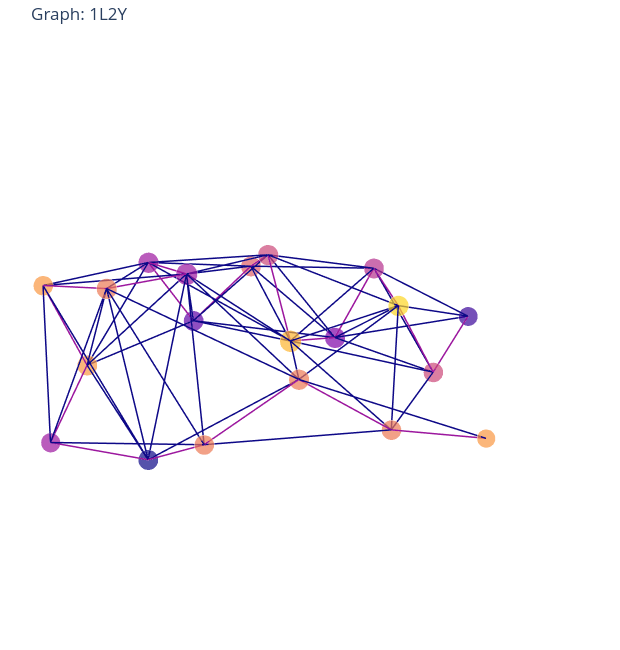

Write notebook code for a chart like this one.
### Code cell
protein= Protein.from_pdb_code("1L2Y")
protein.visualize_protein_graph()
x, edge_index, edge_attr, pos = protein.get_pyg_graph()

print(f"x: {x.shape}, edge_index: {edge_index.shape}, edge_attr: {edge_attr.shape}, pos: {pos.shape}")

print(edge_index)

### Figure 1 — Plotly figure (JSON) as saved in the notebook; plotly's stock layout.template omitted (floating-point values rounded to 4 significant figures; data arrays with more than 128 entries replaced by an {"elided": "..."} marker saying what was removed)
{"data": [{"hoverinfo": "text+x+y+z", "line": {"width": 3}, "marker": {"color": [[0.228, 0.01601, 0.6049, 1], [0.7982, 0.2802, 0.4695, 1], [0.984, 0.8353, 0.1425, 1], [0.7105, 0.1829, 0.55, 1], [0.4949, 0.01199, 0.6579, 1], [0.9938, 0.7047, 0.183, 1], [0.7982, 0.2802, 0.4695, 1], [0.8692, 0.3742, 0.3967, 1], [0.3626, 0.003243, 0.6492, 1], [0.6107, 0.0902, 0.62, 1], [0.6107, 0.0902, 0.62, 1], [0.9283, 0.473, 0.3261, 1], [0.9734, 0.5858, 0.2515, 1], [0.9734, 0.5858, 0.2515, 1], [0.6107, 0.0902, 0.62, 1], [0.05038, 0.0298, 0.528, 1], [0.9283, 0.473, 0.3261, 1], [0.9283, 0.473, 0.3261, 1], [0.9283, 0.473, 0.3261, 1], [0.9734, 0.5858, 0.2515, 1]], "opacity": 0.7, "size": [22.4, 23.2, 24, 23.6, 24, 25.2, 24, 23.6, 23.6, 24, 25.2, 24, 23.2, 23.6, 22.8, 23.6, 23.2, 24, 23.2, 21.6], "symbol": "circle"}, "mode": "markers", "text": ["A:ASN:1", "A:LEU:2", "A:TYR:3", "A:ILE:4", "A:GLN:5", "A:TRP:6", "A:LEU:7", "A:LYS:8", "A:ASP:9", "A:GLY:10", "A:GLY:11", "A:PRO:12", "A:SER:13", "A:SER:14", "A:GLY:15", "A:ARG:16", "A:PRO:17", "A:PRO:18", "A:PRO:19", "A:SER:20"], "type": "scatter3d", "x": [-8.608, -4.923, -3.69, -5.857, -4.122, -0.716, -1.641, -3.024, 0.466, 2.06, 2.626, 6.333, 7.049, 6.389, 9.451, 7.289, 6.782, 3.287, 1.185, 0.852], "y": [3.135, 4.002, 2.738, -0.449, -1.167, -0.631, -2.932, -5.791, -6.016, -6.618, -2.967, -2.533, -6.179, -5.315, -3.116, 0.084, 3.088, 4.031, 6.543, 10.03], "z": [-1.618, -2.452, 0.981, 0.613, -2.743, -0.993, 1.963, -0.269, -1.905, 1.593, 2.723, 3.806, 2.704, -1.015, -1.87, -2.054, 0.345, 1.686, -0.353, 1.285]}, {"hoverinfo": "text", "line": {"color": {"elided": "270x4 float values"}, "width": 3}, "mode": "lines", "text": {"elided": "270 str values"}, "type": "scatter3d", "x": {"elided": "270 float values"}, "y": {"elided": "270 float values"}, "z": {"elided": "270 float values"}}], "layout": {"height": 650, "margin": {"b": 0, "l": 0, "r": 0, "t": 40}, "scene": {"aspectmode": "data", "xaxis": {"showbackground": false, "showgrid": false, "showline": false, "showticklabels": false, "title": {"text": ""}, "visible": false, "zeroline": false}, "yaxis": {"showbackground": false, "showgrid": false, "showline": false, "showticklabels": false, "title": {"text": ""}, "visible": false, "zeroline": false}, "zaxis": {"showbackground": false, "showgrid": false, "showline": false, "showticklabels": false, "title": {"text": ""}, "visible": false, "zeroline": false}}, "showlegend": false, "title": {"text": "Graph: 1L2Y"}, "width": 620}}
